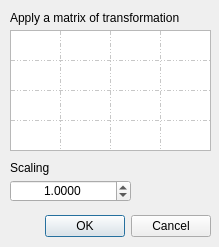
<?xml version="1.0" encoding="UTF-8"?>
<ui version="4.0">
 <class>TransformData</class>
 <widget class="QDialog" name="TransformData">
  <property name="geometry">
   <rect>
    <x>0</x>
    <y>0</y>
    <width>219</width>
    <height>247</height>
   </rect>
  </property>
  <property name="minimumSize">
   <size>
    <width>219</width>
    <height>247</height>
   </size>
  </property>
  <property name="maximumSize">
   <size>
    <width>219</width>
    <height>247</height>
   </size>
  </property>
  <property name="windowTitle">
   <string>Transform</string>
  </property>
  <property name="windowIcon">
   <iconset resource="imageregistration.qrc">
    <normaloff>:/Icon/icon/ruler.png</normaloff>:/Icon/icon/ruler.png</iconset>
  </property>
  <widget class="QWidget" name="layoutWidget">
   <property name="geometry">
    <rect>
     <x>10</x>
     <y>210</y>
     <width>201</width>
     <height>33</height>
    </rect>
   </property>
   <layout class="QHBoxLayout">
    <property name="spacing">
     <number>6</number>
    </property>
    <property name="margin">
     <number>0</number>
    </property>
    <item>
     <spacer>
      <property name="orientation">
       <enum>Qt::Horizontal</enum>
      </property>
      <property name="sizeHint" stdset="0">
       <size>
        <width>131</width>
        <height>31</height>
       </size>
      </property>
     </spacer>
    </item>
    <item>
     <widget class="QPushButton" name="okButton">
      <property name="cursor">
       <cursorShape>PointingHandCursor</cursorShape>
      </property>
      <property name="text">
       <string>OK</string>
      </property>
     </widget>
    </item>
    <item>
     <widget class="QPushButton" name="cancelButton">
      <property name="cursor">
       <cursorShape>PointingHandCursor</cursorShape>
      </property>
      <property name="text">
       <string>Cancel</string>
      </property>
     </widget>
    </item>
   </layout>
  </widget>
  <widget class="QDoubleSpinBox" name="scalingValue">
   <property name="geometry">
    <rect>
     <x>10</x>
     <y>180</y>
     <width>121</width>
     <height>22</height>
    </rect>
   </property>
   <property name="sizePolicy">
    <sizepolicy hsizetype="Fixed" vsizetype="Fixed">
     <horstretch>0</horstretch>
     <verstretch>0</verstretch>
    </sizepolicy>
   </property>
   <property name="cursor">
    <cursorShape>PointingHandCursor</cursorShape>
   </property>
   <property name="alignment">
    <set>Qt::AlignCenter</set>
   </property>
   <property name="decimals">
    <number>4</number>
   </property>
   <property name="maximum">
    <double>1000000.000000000000000</double>
   </property>
   <property name="value">
    <double>1.000000000000000</double>
   </property>
  </widget>
  <widget class="QLabel" name="label">
   <property name="geometry">
    <rect>
     <x>10</x>
     <y>160</y>
     <width>111</width>
     <height>16</height>
    </rect>
   </property>
   <property name="sizePolicy">
    <sizepolicy hsizetype="Fixed" vsizetype="Fixed">
     <horstretch>0</horstretch>
     <verstretch>0</verstretch>
    </sizepolicy>
   </property>
   <property name="text">
    <string>Scaling</string>
   </property>
  </widget>
  <widget class="QTableWidget" name="matrixTable">
   <property name="geometry">
    <rect>
     <x>10</x>
     <y>30</y>
     <width>201</width>
     <height>121</height>
    </rect>
   </property>
   <property name="sizePolicy">
    <sizepolicy hsizetype="Fixed" vsizetype="Fixed">
     <horstretch>0</horstretch>
     <verstretch>0</verstretch>
    </sizepolicy>
   </property>
   <property name="minimumSize">
    <size>
     <width>201</width>
     <height>121</height>
    </size>
   </property>
   <property name="maximumSize">
    <size>
     <width>201</width>
     <height>121</height>
    </size>
   </property>
   <property name="layoutDirection">
    <enum>Qt::LeftToRight</enum>
   </property>
   <property name="verticalScrollBarPolicy">
    <enum>Qt::ScrollBarAlwaysOff</enum>
   </property>
   <property name="horizontalScrollBarPolicy">
    <enum>Qt::ScrollBarAlwaysOff</enum>
   </property>
   <property name="autoScroll">
    <bool>true</bool>
   </property>
   <property name="tabKeyNavigation">
    <bool>true</bool>
   </property>
   <property name="dragEnabled">
    <bool>false</bool>
   </property>
   <property name="textElideMode">
    <enum>Qt::ElideMiddle</enum>
   </property>
   <property name="verticalScrollMode">
    <enum>QAbstractItemView::ScrollPerItem</enum>
   </property>
   <property name="gridStyle">
    <enum>Qt::DashDotDotLine</enum>
   </property>
   <property name="cornerButtonEnabled">
    <bool>false</bool>
   </property>
   <property name="rowCount">
    <number>4</number>
   </property>
   <property name="columnCount">
    <number>4</number>
   </property>
   <attribute name="horizontalHeaderVisible">
    <bool>false</bool>
   </attribute>
   <attribute name="horizontalHeaderCascadingSectionResizes">
    <bool>false</bool>
   </attribute>
   <attribute name="horizontalHeaderDefaultSectionSize">
    <number>50</number>
   </attribute>
   <attribute name="horizontalHeaderMinimumSectionSize">
    <number>10</number>
   </attribute>
   <attribute name="verticalHeaderVisible">
    <bool>false</bool>
   </attribute>
   <attribute name="verticalHeaderMinimumSectionSize">
    <number>10</number>
   </attribute>
   <row/>
   <row/>
   <row/>
   <row/>
   <column/>
   <column/>
   <column/>
   <column/>
  </widget>
  <widget class="QLabel" name="label_2">
   <property name="geometry">
    <rect>
     <x>10</x>
     <y>10</y>
     <width>191</width>
     <height>16</height>
    </rect>
   </property>
   <property name="sizePolicy">
    <sizepolicy hsizetype="Fixed" vsizetype="Fixed">
     <horstretch>0</horstretch>
     <verstretch>0</verstretch>
    </sizepolicy>
   </property>
   <property name="text">
    <string>Apply a matrix of transformation</string>
   </property>
  </widget>
 </widget>
 <resources>
  <include location="imageregistration.qrc"/>
 </resources>
 <connections>
  <connection>
   <sender>okButton</sender>
   <signal>clicked()</signal>
   <receiver>TransformData</receiver>
   <slot>accept()</slot>
   <hints>
    <hint type="sourcelabel">
     <x>278</x>
     <y>253</y>
    </hint>
    <hint type="destinationlabel">
     <x>96</x>
     <y>254</y>
    </hint>
   </hints>
  </connection>
  <connection>
   <sender>cancelButton</sender>
   <signal>clicked()</signal>
   <receiver>TransformData</receiver>
   <slot>reject()</slot>
   <hints>
    <hint type="sourcelabel">
     <x>369</x>
     <y>253</y>
    </hint>
    <hint type="destinationlabel">
     <x>179</x>
     <y>282</y>
    </hint>
   </hints>
  </connection>
 </connections>
</ui>
